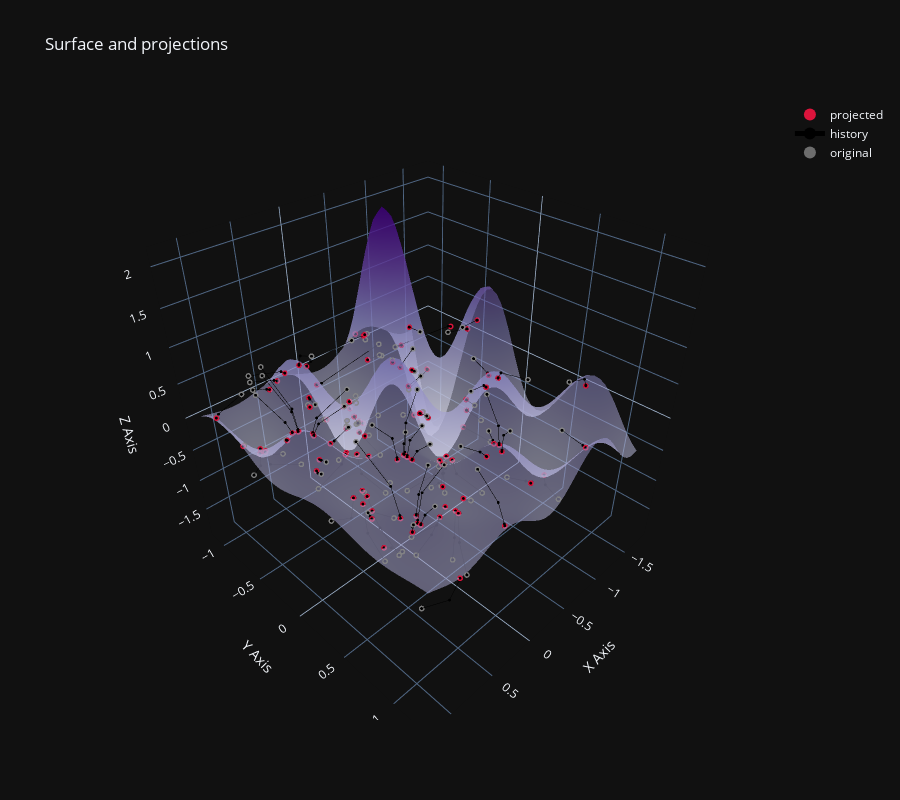

The code cell stored with this chart in its notebook:
### Code cell
import jax.numpy as jnp

def f_shubert(v):
    """
    Shubert function. Input: array of shape (2,)
    Use vmap externally for batching.
    """
    x1, x2 = v
    total1 = 0.0
    total2 = 0.0
    for j in range(1, 6):
        total1 += j * jnp.cos((j + 1) * x1 + j)
        total2 += j * jnp.cos((j + 1) * x2 + j)
    return total1 * total2 / 100

plot_3d_projection(X, f_shubert, round_cutoff=None, solver_builder=make_solver, plot_history=True, n_iterations=20, n_grid=NGRID)
